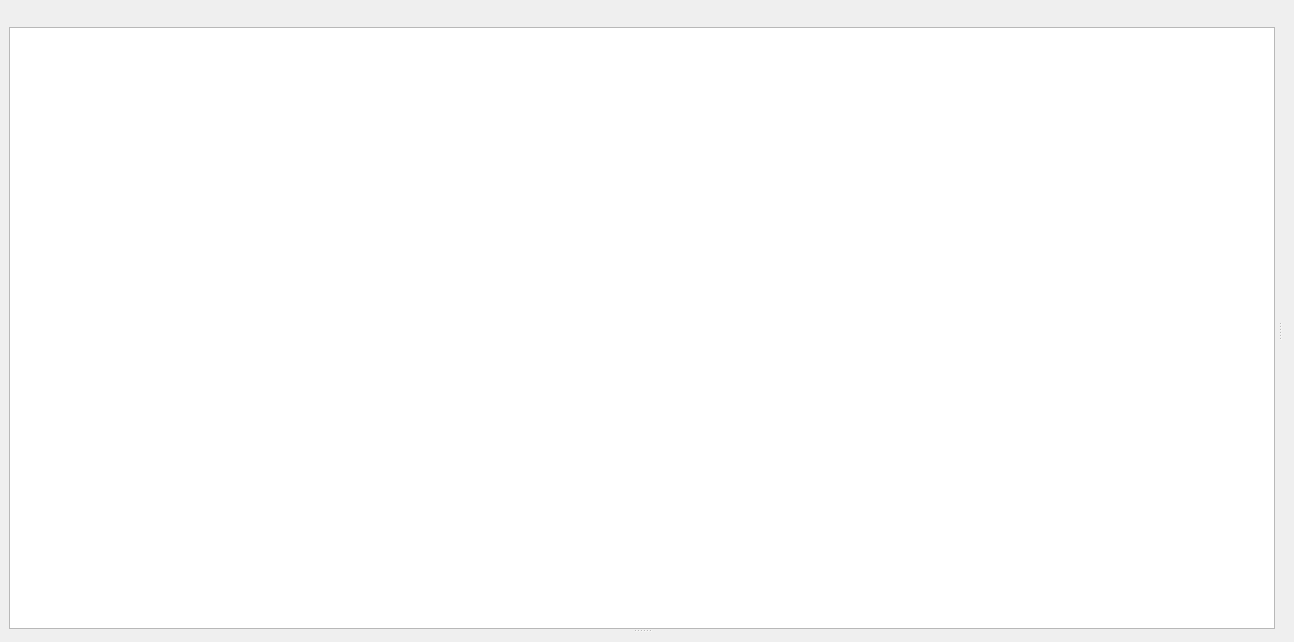
<?xml version="1.0" encoding="UTF-8"?>
<ui version="4.0">
 <class>ReosRainfallManager</class>
 <widget class="QWidget" name="ReosRainfallManager">
  <property name="geometry">
   <rect>
    <x>0</x>
    <y>0</y>
    <width>1294</width>
    <height>642</height>
   </rect>
  </property>
  <property name="windowTitle">
   <string>Form</string>
  </property>
  <layout class="QVBoxLayout" name="verticalLayout" stretch="0,1">
   <property name="spacing">
    <number>0</number>
   </property>
   <property name="leftMargin">
    <number>9</number>
   </property>
   <property name="topMargin">
    <number>9</number>
   </property>
   <property name="rightMargin">
    <number>9</number>
   </property>
   <property name="bottomMargin">
    <number>9</number>
   </property>
   <item>
    <widget class="QWidget" name="mToolBarWidget" native="true">
     <layout class="QHBoxLayout" name="horizontalLayout"/>
    </widget>
   </item>
   <item>
    <widget class="QSplitter" name="mSplitter">
     <property name="orientation">
      <enum>Qt::Horizontal</enum>
     </property>
     <property name="handleWidth">
      <number>10</number>
     </property>
     <widget class="QSplitter" name="splitter">
      <property name="orientation">
       <enum>Qt::Vertical</enum>
      </property>
      <widget class="QTreeView" name="mTreeView">
       <property name="iconSize">
        <size>
         <width>24</width>
         <height>24</height>
        </size>
       </property>
       <property name="verticalScrollMode">
        <enum>QAbstractItemView::ScrollPerPixel</enum>
       </property>
      </widget>
      <widget class="QWidget" name="mPlotWidget" native="true">
       <layout class="QVBoxLayout" name="verticalLayout_3"/>
      </widget>
     </widget>
     <widget class="QWidget" name="mEditorWidget" native="true">
      <layout class="QVBoxLayout" name="verticalLayout_2"/>
     </widget>
    </widget>
   </item>
  </layout>
 </widget>
 <resources/>
 <connections/>
</ui>
